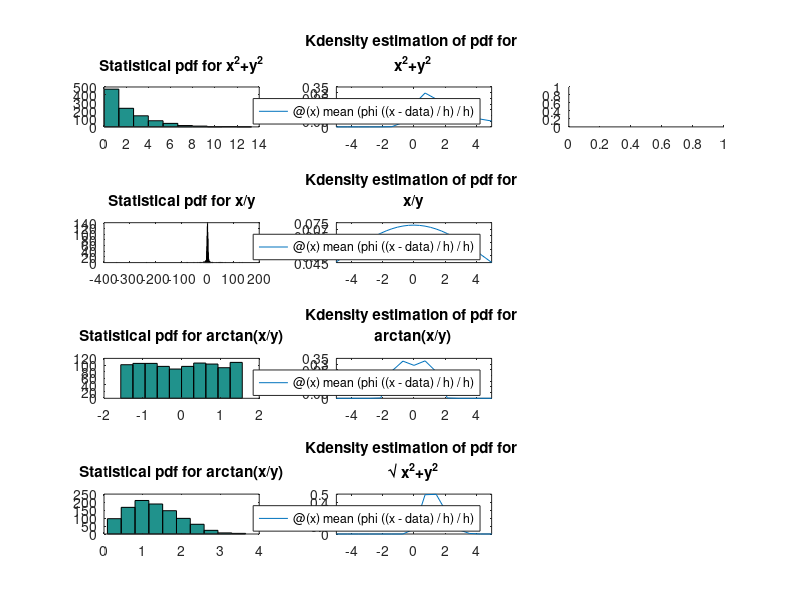

Write the MATLAB code that produced this figure. (Note: this script raises an error after producing the figure.)
clc
clear
close all
N=1000;
X=randn(N,1);Y=randn(N,1);
f1=X.^2+Y.^2;
f2=X./Y;
f3=atan(X./Y);
f4=sqrt(X.^2+Y.^2);
subplot(4,3,1),hist(f1)
title('Statistical pdf for x^2+y^2')
% m=max(f1);
% yticks(0:m/5:m);
% yticklabels(string(0:0.2:1));
subplot(4,3,4),hist(f2,1000)
title('Statistical pdf for x/y')
% m=max(f2);
% yticks(0:m/5:m);
% yticklabels(string(0:0.2:1));
subplot(4,3,7),hist(f3)
title('Statistical pdf for arctan(x/y)')
% m=max(f3);
% yticks(0:m/5:m);
% yticklabels(string(0:0.2:1));
subplot(4,3,10),hist(f4)
title('Statistical pdf for arctan(x/y)')
% m=max(f3);
% yticks(0:m/5:m);
% yticklabels(string(0:0.2:1));
c=0;
for data=[f1,f2,f3,f4]
    c=c+1;
    fs={'x^2+y^2','x/y','arctan(x/y)','\surd x^2+y^2'};
    n=length(data); % number of samples
    h=std(data)*(4/3/n)^(1/5); % Silverman's rule of thumb
    phi=@(x)(exp(-.5*x.^2)/sqrt(2*pi)); % normal pdf
    ksden=@(x)mean(phi((x-data)/h)/h); % kernel density 
    subplot(4,3,3*c-1),fplot(ksden)
    title(['Kdensity estimation of pdf for ',fs(c)])
end
g1=@(z) z.*exp(-z.^2/2).*heaviside(z);
g2=@(z) 1/(pi*((z.^2)+1));
g3=@(z) 1/pi*(heaviside(z+pi/2)-heaviside(z-pi/2));
g4=@(z) z*exp(-z^2/2)*heaviside(z);
subplot(4,3,3),fplot(g1)
title('Analytical pdf derivation for x^2+y^2')
subplot(4,3,6),fplot(g2)
title('Analytical pdf derivation for x/y')
subplot(4,3,9),fplot(g3)
title('Analytical pdf derivation for arctan(x/y)')
subplot(4,3,12),fplot(g4)
title('Analytical pdf derivation for \surd x^2+y^2')
